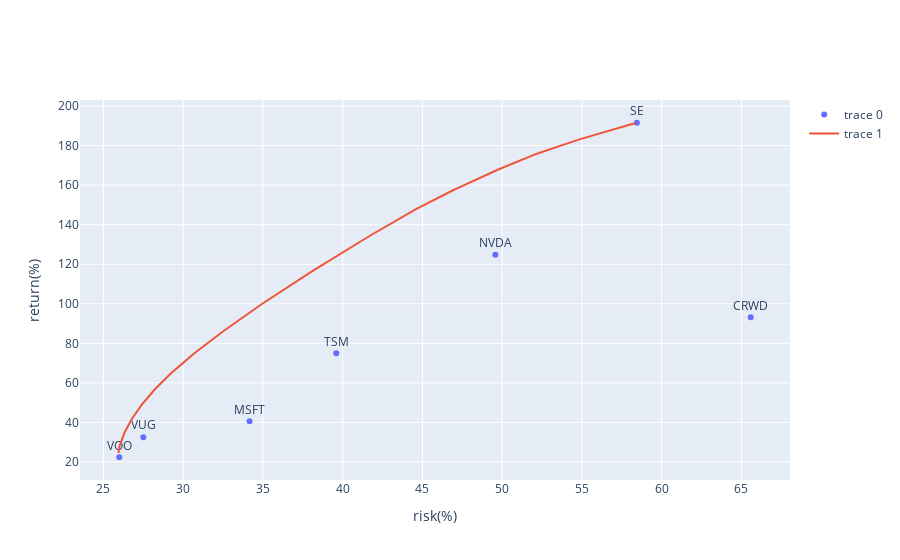

The cell this chart's notebook holds for it:
### Code cell
front_line = pd.DataFrame({"risk": res_risk, "return": res_ret})

layout = go.Layout(
    xaxis = {"title": "risk(%)"},
    yaxis = {"title": "return(%)"}
)

fig = go.Figure(layout=layout)

fig.add_trace(
    go.Scatter(
        x=plot_df["risk"]*100,
        y=plot_df["return"]*100,
        mode="markers+text",
        text=plot_df["symbol"],
        textposition="top center"
    )
)

fig.add_trace(
    go.Scatter(
        x=front_line["risk"]*100,
        y=front_line["return"]*100,
        mode="lines"
    )
)

fig.show()

### Figure 1 — Plotly figure (JSON) as saved in the notebook; plotly's stock layout.template omitted (floating-point values rounded to 4 significant figures; data arrays with more than 128 entries replaced by an {"elided": "..."} marker saying what was removed)
{"data": [{"mode": "markers+text", "text": ["CRWD", "MSFT", "NVDA", "SE", "TSM", "VOO", "VUG"], "textposition": "top center", "type": "scatter", "x": [65.58, 34.16, 49.57, 58.45, 39.6, 25.99, 27.5], "y": [93.17, 40.57, 124.8, 191.5, 74.94, 22.41, 32.56]}, {"mode": "lines", "type": "scatter", "x": {"elided": "170 float values"}, "y": {"elided": "170 float values"}}], "layout": {"xaxis": {"title": {"text": "risk(%)"}}, "yaxis": {"title": {"text": "return(%)"}}}}
